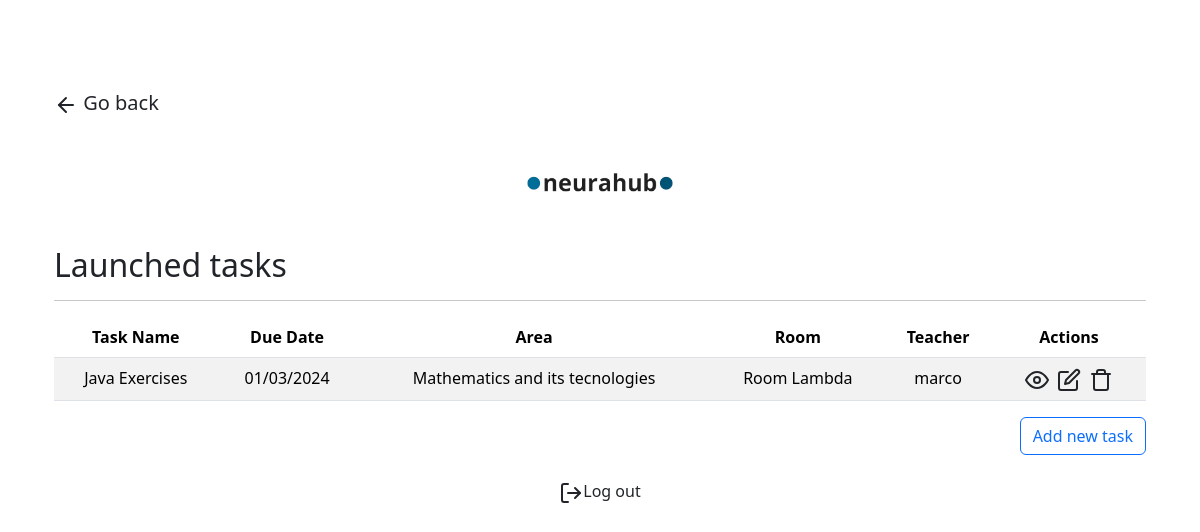
The page /teacher-panel (signed in) on the database as committed earlier.
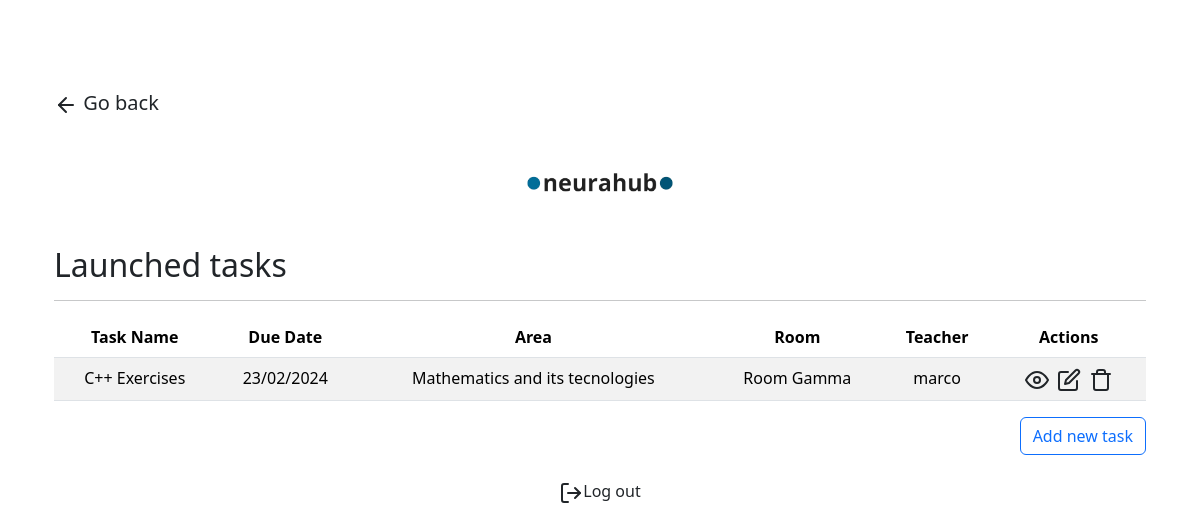
The same page on the database as committed later.
### tables this page shows
CREATE TABLE "tasks" (
    id INTEGER PRIMARY KEY,
    task_name TEXT NOT NULL,
    due_date DATE NOT NULL,
    area_id INTEGER NOT NULL,
    room_id INTEGER NOT NULL, teacher_username TEXT, reviewed INTEGER DEFAULT 0,
    FOREIGN KEY (area_id) REFERENCES areas (id),
    FOREIGN KEY (room_id) REFERENCES rooms (id)
);

CREATE TABLE teacher_areas (
        id INTEGER PRIMARY KEY,
        area_name TEXT NOT NULL
    );

CREATE TABLE rooms (
        id INTEGER PRIMARY KEY,
        room_name TEXT NOT NULL
    );

### src/routes/routes.py (the view)
@blueprint.route('/teacher-panel', methods=['GET', 'POST'])
def return_teacher_panel():
    return teacher_panel_page()

### src/controllers/controllers_methods.py (called while the page is built)
def get_registered_teacher_area(username):
    conn = sqlite3.connect('databases/neurahub-data.db')
    cursor = conn.cursor()
    cursor.execute("SELECT area_id FROM teachers WHERE name = ?", (username,))
    area_id = cursor.fetchone()[0]
    cursor.execute("SELECT area_name FROM teacher_areas WHERE id = ?", (area_id,))
    area_name = cursor.fetchone()[0]
    conn.close()
    return area_name

def check_if_teacher_logged_in():
    if session.get('teacher_username') and session.get('logged_in_teacher'):
        return True

### templates/teacher_panel.html (shortened to what this page needs)
<!DOCTYPE html>
<html lang="en">
	<head>
		<link rel="stylesheet" type="text/css" href="{{ url_for('static', filename='style/style.css') }}">
		<link href="https://cdn.jsdelivr.net/npm/bootstrap@5.3.2/dist/css/bootstrap.min.css" rel="stylesheet"
>
	</head>
	<body>
		<div class="container mx-auto p-4">
			<div class="mt-3 pt-5">
				<a href="/" class="text-dark text-decoration-none fs-5"><i data-feather="arrow-left"></i> Go back</a>
			</div>
			<div class="d-flex justify-content-center align-items-center">
				<a href="/">
					<img src="{{ url_for('static', filename='img/neurahub_logo_no_bg.png') }}" alt="Logo" height="128" class="d-inline-block align-items-center mx-auto px-5">
				</a>
			</div>
			<h2>Launched tasks</h2>
			<hr>
			{% if created_tasks %}
			<div class="table-responsive">
				<table class="table table-striped table-hover text-center align-items-center">
					<thead>
						<tr>
							<th scope="col">Task Name</th>
							<th scope="col">Due Date</th>
							<th scope="col">Area</th>
							<th scope="col">Room</th>
							<th scope="col">Teacher</th>
							<th scope="col">Actions</th>
						</tr>
					</thead>
					<tbody>
						{% for task in created_tasks %}
						<tr>
							<td>{{ task['task_name'] }}</td>
							<td>{{ task['due_date'] }}</td>
							<td>{{ task['area_name'] }}</td>
							<td>{{ task['room_name'] }}</td>
							<td>{{ task['teacher_name'] }}</td>
							<td>
								<div class="d-flex justify-content-center"H>
									<div class="px-1">
										<a href="{{ url_for('main.return_processed_id_to_feedback', task_id=task['task_id']) }}"
											class="text-dark"><i data-feather="eye"></i></a>
									</div>
									<div class="px-1">
										<a href="{{ url_for('main.return_processed_id_to_edit', task_id=task['task_id']) }}"
											class="text-dark"><i data-feather="edit"></i></a>
									</div>
									<div class="px-1">
										<a href="{{ url_for('main.return_processed_id_to_delete', task_id=task['task_id']) }}"
											class="text-dark"><i data-feather="trash"></i></a>
									</div>
								</div>
							</td>
						</tr>
						{% endfor %}
					</tbody>
				</table>
			</div>
			{% else %}
			<div class="text-center">
				<p class="fs-3">No tasks to see today</p>
			</div>
			{% endif %}
			<div class="d-flex justify-content-end">
				<a class="btn btn-outline-primary" role="button" aria-pressed="true" href="/create-task">Add new task</a>
			</div>
		</div>
		<div class="container d-flex justify-content-center">
			<a href="{{ url_for('main.logout_teacher') }}" class="text-dark text-decoration-none"><i data-feather="log-out"></i>Log out</a>
		</div>
	</body>
</html>

Rows that differ between the two databases and show on the page:
removed tasks: task_name "Java Exercises", due_date "01/03/2024", area_name "Mathematics and its tecnologies", room_name "Room Lambda", teacher_name "marco"
added tasks: task_name "C++ Exercises", due_date "23/02/2024", area_name "Mathematics and its tecnologies", room_name "Room Gamma", teacher_name "marco"
